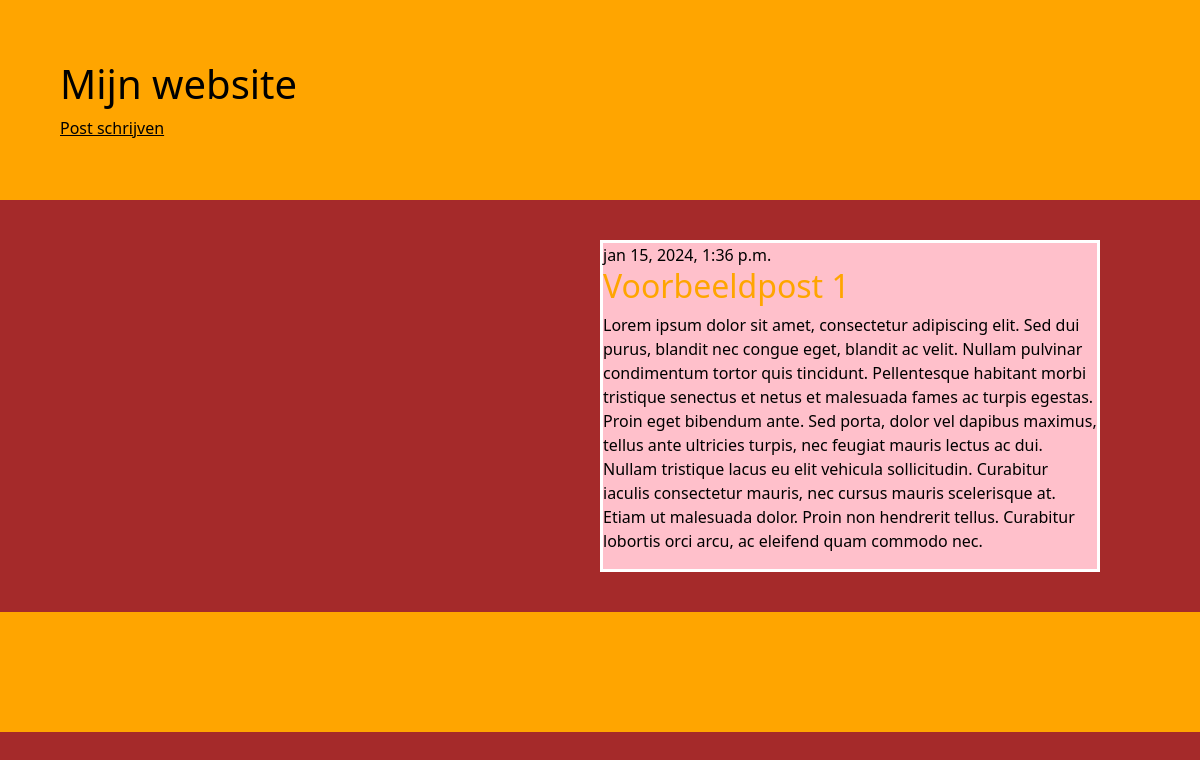
The app's page /post/1/ with its own data.
### blog/models.py (models this page shows, shortened)
class Post(models.Model):
    author = models.ForeignKey(settings.AUTH_USER_MODEL, on_delete=models.CASCADE)
    title = models.CharField(max_length=200)
    text = models.TextField()
    created_date = models.DateTimeField(default=timezone.now)
    published_date = models.DateTimeField(blank=True, null=True)

### blog/views.py (the view)
# urls.py: path('post/<int:pk>/', views.post_detail, name='post_inhoud'),
def post_detail(request, pk):
    post = get_object_or_404(Post, pk=pk)
    return render(request, 'blog/post_inhoud.html', {'post': post})

### blog/templates/blog/post_inhoud.html
{% extends 'blog/base.html' %}
{% block inhoud %}
<article class="post">
    {% if post.published_date %}
    <time class="date">
        {{ post.published_date }}
    </time>
    {% endif %}
    <h2>{{ post.title }}</h2>
    <p>{{ post.text|linebreaksbr }}</p>
</article>
{% endblock %}

### blog/templates/blog/base.html (shortened to what this page needs)
{% load static %}
<!DOCTYPE html>
<html lang="en" dir='ltr'>
    <head>
        <link href=
    "https://cdn.jsdelivr.net/npm/bootstrap@5.1.3/dist/css/bootstrap.min.css" rel="stylesheet"
    integrity=
    "sha384-1BmE4kWBq78iYhFldvKuhfTAU6auU8tT94WrHftjDbrCEXSU1oBoqyl2QvZ6jIW3"
>
    <link rel="stylesheet" href="{% static 'css/stijl.css' %}">
</head>
<body>
    <header>
        <h1>Mijn website</h1>
        <a href="{% url 'post_nieuw' %}" class="top-menu">Post schrijven</a>
    </header>
    <section>
        {% block inhoud %}
        {% endblock %}
    </section>
    <footer>
    </footer>
</body>
</html>

### blog/static/css/stijl.css (style rules this page uses)
body { background-color: brown; color: black; }
header { width: 100%; min-height: 120px; background-color: orange; padding: 5%; }
footer { width: 100%; min-height: 120px; background-color: orange; }
section { margin-left: 600px; background-color: pink; width: 500px; margin-top: 40px; }
h2 { color: orange; text-decoration: none; }
a { color: black; }
article { width: 500px; margin-bottom: 40px; border: 3px solid white; }

### records on screen
Post: published_date "jan 15, 2024, 1:36 p.m.", title "Voorbeeldpost 1", text "Lorem ipsum dolor sit amet, consectetur adipiscing elit. Sed dui purus, blandit nec congue eget, blandit ac velit. Nullam pulvinar condimentum tortor quis tincidunt. Pellentesque habitant morbi tristique senectus et netus et malesuada fames ac turpis egestas. Proin eget bibendum ante. Sed porta, dolor vel dapibus maximus, tellus ante ultricies turpis, nec feugiat mauris lectus ac dui. Nullam tristique lacus eu elit vehicula sollicitudin. Curabitur iaculis consectetur mauris, nec cursus mauris scelerisque at. Etiam ut malesuada dolor. Proin non hendrerit tellus. Curabitur lobortis orci arcu, ac eleifend quam commodo nec."
